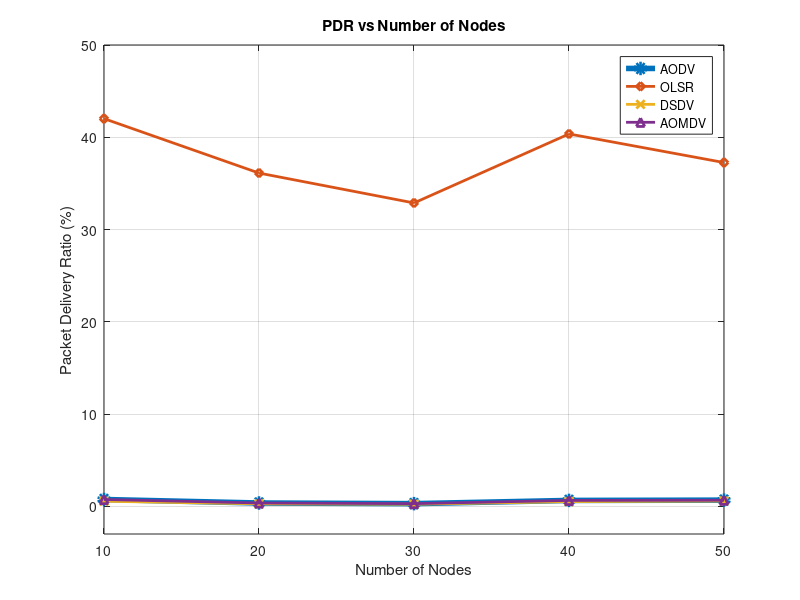

Write the MATLAB code that produced this figure.
clc;
clear;
close all;

% X-axis values
nodes = [10 20 30 40 50];

% Y-axis values
AODV  = [0.74 0.36 0.29 0.64 0.67];
OLSR  = [42.02 36.12 32.88 40.36 37.26];
DSDV  = [0.55 0.27 0.23 0.51 0.58];
AOMDV  = [0.74 0.36 0.29 0.64 0.66];

% Plotting
figure;

plot(nodes, AODV, '-o', 'LineWidth', 4); hold on;
plot(nodes, OLSR, '-d', 'LineWidth', 2);
plot(nodes, DSDV, '-x', 'LineWidth', 2);
plot(nodes, AOMDV, '-^', 'LineWidth', 2);
% Labels and Title
xlabel('Number of Nodes');
ylabel('Packet Delivery Ratio (%)');
title('PDR vs Number of Nodes');

% Legend
legend('AODV','OLSR','DSDV','AOMDV','Location','best');

% Grid
grid on;

% Axis limits (optional for better match)
ylim([-3 50]);

hold off;
